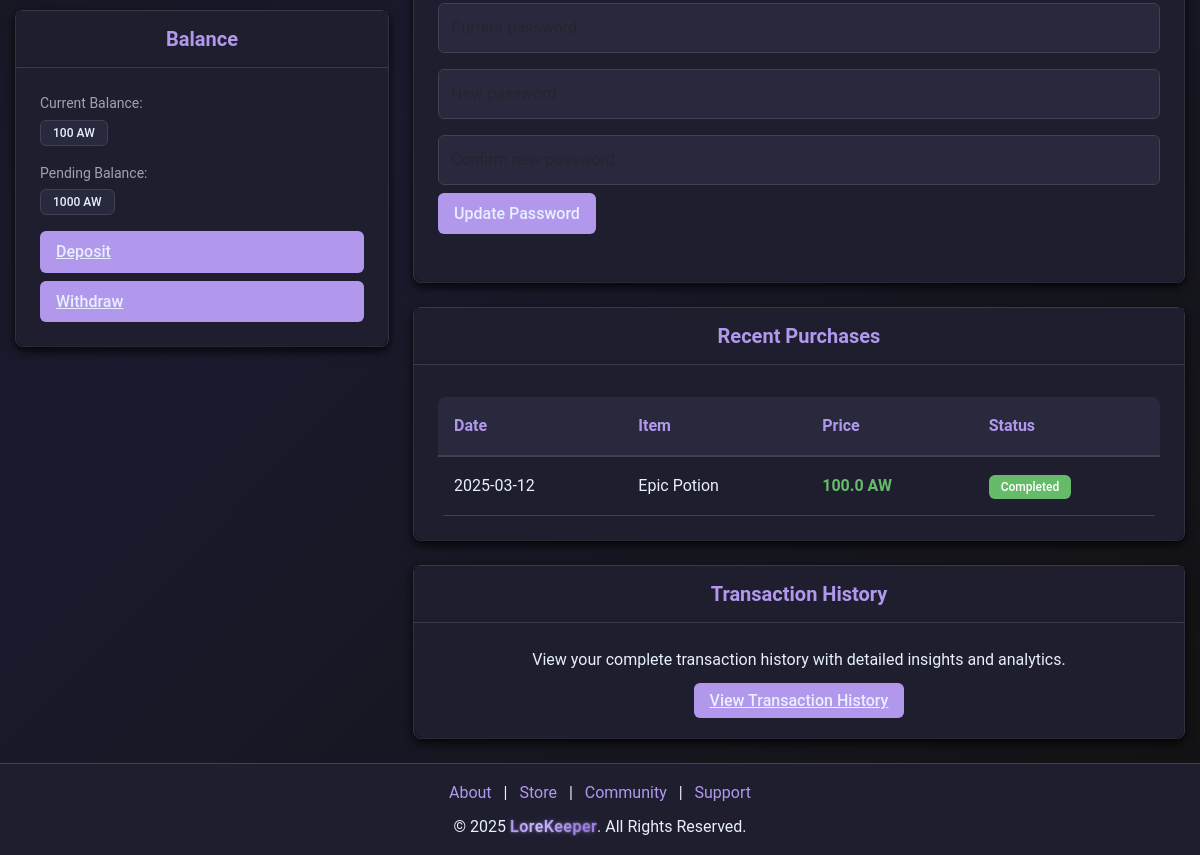
The page /account (signed in, lower part) on the database as committed earlier.
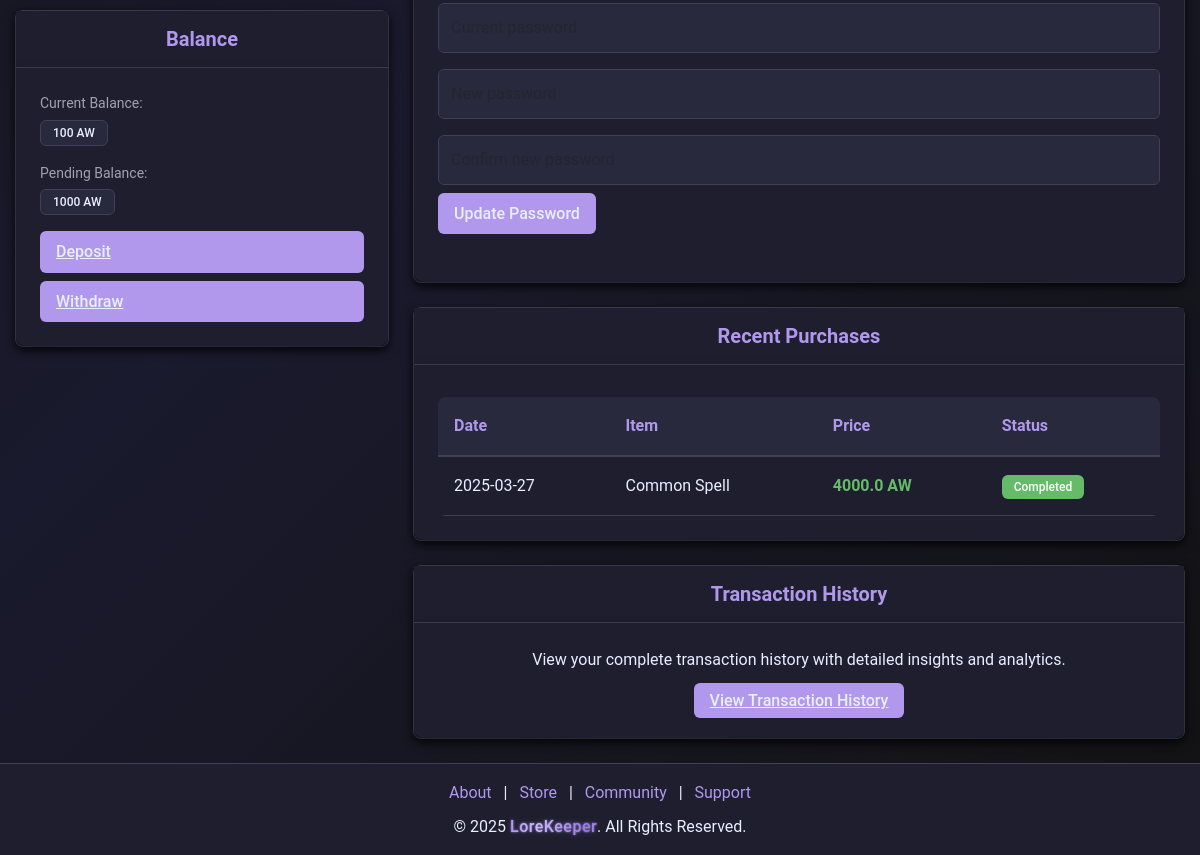
The same page on the database as committed later.
### models.py (models this page shows)
class Purchase(db.Model):
    __tablename__ = "purchases"
    id = db.Column(db.Integer, primary_key=True)
    user_id = db.Column(
        db.Integer, db.ForeignKey("users.id"), nullable=False, index=True
    )
    item_id = db.Column(db.Integer, db.ForeignKey("items.id"), nullable=False)
    vendor_id = db.Column(db.Integer, db.ForeignKey("vendors.id"), nullable=False)
    quantity = db.Column(db.Integer, default=1)
    purchase_date = db.Column(db.DateTime, default=datetime.utcnow)
    total_price = db.Column(db.Float, nullable=False)
    user = db.relationship("User", back_populates="purchases")

### app.py (the view, shortened to what this page needs)
@app.route("/account", methods=["GET", "POST"])
def account():
    if not session.get("user_id"):
        return redirect(url_for("login"))
    user = User.query.get(session.get("user_id"))
    if not user:
        session.clear()
        return redirect(url_for("login"))
    purchases = (
        Purchase.query.filter_by(user_id=user.id)
        .order_by(Purchase.purchase_date.desc())
        .limit(5)
        .all()
    )
    for purchase in purchases:
        purchase.item_name = (
            Item.query.get(purchase.item_id).name if purchase.item_id else "N/A"
        )
        purchase.item_status = (
            "Completed"  # Or get from the actual status field if available
        )
    transactions = (
        SystemTransaction.query.filter(
            (SystemTransaction.sender_id == user.id)
            | (SystemTransaction.receiver_id == user.id)
        )
        .order_by(SystemTransaction.created_at.desc())
        .limit(10)
        .all()
    )
    return render_template(
        "myaccount_template.html",
        purchases=purchases,
        transactions=transactions,
        user=user,
    )

### app.py (called while the page is built)
@app.after_request
def add_header(response):
    response.headers["Cache-Control"] = "no-store"
    return response

@app.before_request
def before_request():
    try:
        if session.get("user_id"):
            session.permanent = True
        else:
            getCookie()
    except Exception:
        session.clear()

### templates/myaccount_template.html (shortened to what this page needs)
{% extends "nav_footer_template.html" %}  {% block content %}
<div id="wrapper">
  <div class="container mt-5">
    <div class="row">
      <div class="col-md-4">
        <div class="account-card mb-4">
          <div class="card-header">
            <h3>Balance</h3>
          </div>
          <div class="card-body">
            <div class="balance-label">Current Balance:</div>
            <p class="mb-3">
              <span id="balance-field" class="badge bg-secondary"><span id="balance">100</span><span id="currency-code"> AW</span></span>
            </p>
            <div class="balance-label">Pending Balance:</div>
            <p class="mb-3">
              <span id="pending-balance-field" class="badge bg-secondary"><span id="pending-balance">1000</span><span id="currency-code"> AW</span></span>
            </p>
            <div class="d-grid gap-2">
              <a href="/checkout/deposit" class="admin-btn admin-btn-primary">Deposit</a>
              <a href="/store#subscriptions" class="admin-btn admin-btn-primary">Withdraw</a>
            </div>
          </div>
        </div>
      </div>
      <div class="col-md-8">
        <div class="account-card mb-4">
          <div class="card-body">
            <form class="account-form">
              <div class="mb-4">
                <input type="password" class="form-control" id="current-password" placeholder="Current password"/>
                <input type="password" class="form-control" id="new-password" placeholder="New password"/>
                <input type="password" class="form-control mb-2" id="confirm-password" placeholder="Confirm new password"/>
                <button type="button" class="admin-btn admin-btn-primary">Update Password</button>
              </div>
            </form>
          </div>
        </div>
        <div class="account-card mb-4">
          <div class="card-header">
            <h3>Recent Purchases</h3>
          </div>
          <div class="card-body">
            <div class="table-responsive">
              <table class="data-table">
                <thead>
                  <tr>
                    <th>Date</th>
                    <th>Item</th>
                    <th>Price</th>
                    <th>Status</th>
                  </tr>
                </thead>
                <tbody>
                  {% for purchase in purchases %}
                  <tr>
                    <td>{{ purchase.purchase_date.strftime('%Y-%m-%d') }}</td>
                    <td>{{ purchase.item_name }}</td>
                    <td><span class="amount-positive">{{ purchase.total_price }} AW</span></td>
                    <td><span class="badge bg-success">{{ purchase.item_status }}</span></td>
                  </tr>
                  {% endfor %}
                </tbody>
              </table>
            </div>
          </div>
        </div>
        <div class="account-card mb-4">
          <div class="card-header">
            <h3>Transaction History</h3>
          </div>
          <div class="card-body text-center">
            <p class="mb-3">View your complete transaction history with detailed insights and analytics.</p>
            <a href="/account/transactions" class="admin-btn admin-btn-primary">View Transaction History</a>
          </div>
        </div>
      </div>
    </div>
  </div>
</div>
{% endblock %}

Rows that differ between the two databases and show on the page:
changed Purchase: purchase_date "2025-03-12" → "2025-03-27"; item_name "Epic Potion" → "Common Spell"; total_price "100.0" → "4000.0"
